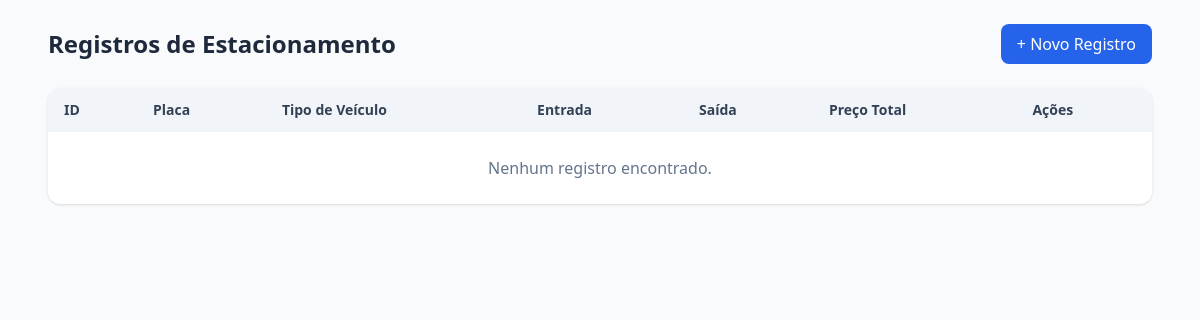
Before: / with the older database file.
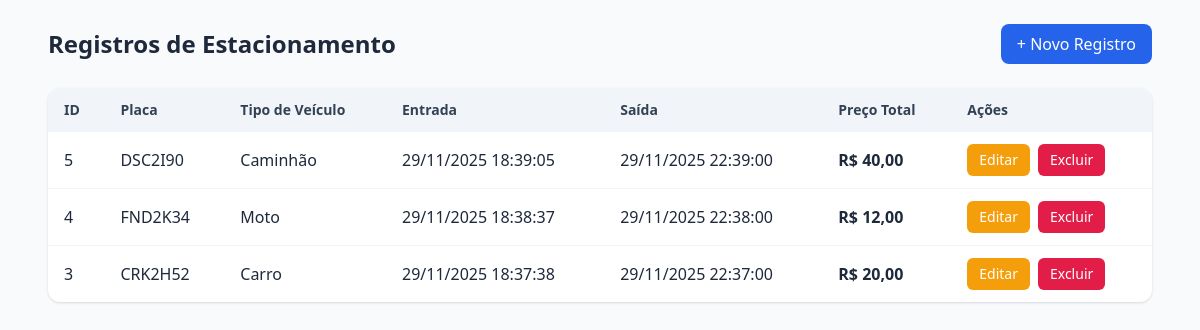
After: the same page with the newer database file.
### tables this page shows
CREATE TABLE parkings (
        id INTEGER PRIMARY KEY AUTOINCREMENT,
        plate TEXT NOT NULL,
        vehicle_type TEXT NOT NULL,
        start_time TEXT NOT NULL,
        end_time TEXT,
        total_price INTEGER
    );

### src/Infra/Database/Connection.php (called while the page is built, shortened)
<?php
class Connection
{
    private static ?PDO $instance = null;
    public static function getInstance(): PDO
    {
        if (self::$instance === null) {
            $rootPath = dirname(__DIR__, 3);
            $dbPath = $rootPath . DIRECTORY_SEPARATOR . 'database.sqlite';
            self::$instance = new PDO('sqlite:' . $dbPath);
            self::$instance->setAttribute(PDO::ATTR_ERRMODE, PDO::ERRMODE_EXCEPTION);
            self::$instance->setAttribute(PDO::ATTR_DEFAULT_FETCH_MODE, PDO::FETCH_ASSOC);
            self::$instance->exec('PRAGMA foreign_keys = ON;');
        }
        return self::$instance;
    }
}

### public/_bootstrap.php (called while the page is built, shortened)
<?php
$repository = new SqliteParkingRepository();

### src/Infra/Repository/SqliteParkingRepository.php (called while the page is built, shortened)
<?php
class SqliteParkingRepository implements ParkingRepository
{
    private PDO $pdo;
    public function __construct()
    {
        $this->pdo = Connection::getInstance();
    }
    public function all(): array
    {
        $stmt = $this->pdo->query("SELECT * FROM parkings ORDER BY end_time DESC, id DESC");
        $allData = $stmt->fetchAll(PDO::FETCH_ASSOC);
        $parkings = [];
        foreach ($allData as $data) {
            $parkings[] = $this->hydrate($data);
        }
        return $parkings;
    }
    private function hydrate(array $data): Parking
    {
        return Parking::restore(
            (int) $data['id'],
            $data['plate'],
            $data['vehicle_type'],
            $data['start_time'],
            $data['end_time'],
            $data['total_price'] !== null ? (int) $data['total_price'] : null
        );
    }
}

### src/Domain/ValueObject/Plate.php (called while the page is built, shortened)
<?php
final class Plate
{
    private string $value;
    public function __construct(string $value)
    {
        $value = strtoupper(preg_replace('/[^a-zA-Z0-9]/', '', $value));
        $this->value = $value;
    }
    private function isValid(string $value): bool
    {
        return preg_match('/^[A-Z]{3}[0-9][A-Z0-9][0-9]{2}$/', $value) === 1;
    }
    public function __toString(): string
    {
        return $this->value;
    }
}

### src/Domain/Entity/Parking.php (called while the page is built, shortened)
<?php
final class Parking
{
    public static function restore(
        int $id,
        string $plate,
        string $vehicleType,
        string $startTime,
        ?string $endTime,
        ?int $priceCents
    ): self {
        return new self(
            $id,
            new Plate($plate),
            VehicleType::from($vehicleType),
            new DateTimeImmutable($startTime),
            $endTime ? new DateTimeImmutable($endTime) : null,
            $priceCents !== null ? new Money($priceCents) : null
        );
    }
    public function getId(): ?int
    {
        return $this->id;
    }
    public function getPlate(): Plate
    {
        return $this->plate;
    }
    public function getVehicleType(): VehicleType
    {
        return $this->vehicleType;
    }
    public function getStartTime(): DateTimeImmutable
    {
        return $this->startTime;
    }
    public function getEndTime(): ?DateTimeImmutable
    {
        return $this->endTime;
    }
    public function getTotalPrice(): ?Money
    {
        return $this->totalPrice;
    }
}

### src/Domain/ValueObject/Money.php (called while the page is built, shortened)
<?php
final class Money
{
    private int $cents;
    public function __construct(int $cents)
    {
        $this->cents = $cents;
    }
    public function getCents(): int
    {
        return $this->cents;
    }
}

### public/index.php (the view, shortened to what this page needs)
<?php
require __DIR__ . '/_bootstrap.php';
$vehicleTypeLabels = [
    'car' => 'Carro',
    'motorcycle' => 'Moto',
    'truck' => 'Caminhão'
];
$parkings = $repository->all();
?>
<!doctype html>
<html lang="pt-br">
<head>
  <script src="https://cdn.tailwindcss.com"></script>
</head>
<body class="bg-slate-50 text-slate-800">
  <div class="max-w-6xl mx-auto p-6">
    <header class="flex items-center justify-between mb-6">
      <h1 class="text-2xl font-bold">Registros de Estacionamento</h1>
      <a href="create.php"
         class="inline-flex items-center gap-2 rounded-lg bg-blue-600 text-white px-4 py-2 hover:bg-blue-700 transition">
        + Novo Registro
      </a>
    </header>
    <div class="bg-white shadow rounded-xl overflow-hidden">
      <div class="overflow-x-auto">
        <table class="w-full text-left">
          <thead class="bg-slate-100 text-slate-700 text-sm">
            <tr>
              <th class="px-4 py-3">ID</th>
              <th class="px-4 py-3">Placa</th>
              <th class="px-4 py-3">Tipo de Veículo</th>
              <th class="px-4 py-3">Entrada</th>
              <th class="px-4 py-3">Saída</th>
              <th class="px-4 py-3">Preço Total</th>
              <th class="px-4 py-3">Ações</th>
            </tr>
          </thead>
          <tbody class="divide-y divide-slate-100">
            <?php if (empty($parkings)): ?>
              <tr>
                <td colspan="7" class="px-4 py-6 text-center text-slate-500">
                  Nenhum registro encontrado.
                </td>
              </tr>
            <?php else: ?>
              <?php foreach ($parkings as $p): ?>
                <tr class="hover:bg-slate-50">
                  <td class="px-4 py-3"><?= $p->getId() ?></td>
                  <td class="px-4 py-3"><?= htmlspecialchars((string)$p->getPlate()) ?></td>
                  <td class="px-4 py-3"><?= htmlspecialchars($vehicleTypeLabels[$p->getVehicleType()->value] ?? $p->getVehicleType()->value) ?></td>
                  <td class="px-4 py-3"><?= htmlspecialchars($p->getStartTime()->format('d/m/Y H:i:s')) ?></td>
                  <td class="px-4 py-3">
                    <?= $p->getEndTime() ? htmlspecialchars($p->getEndTime()->format('d/m/Y H:i:s')) : '-' ?>
                  </td>
                  <td class="px-4 py-3 font-semibold">
                    <?php if ($p->getTotalPrice()): ?>
                      R$ <?= number_format($p->getTotalPrice()->getCents() / 100, 2, ',', '.') ?>
                    <?php else: ?>
                      -
                    <?php endif; ?>
                  </td>
                  <td class="px-4 py-3">
                    <div class="flex items-center gap-2">
                      <a href="edit.php?id=<?= $p->getId() ?>"
                         class="px-3 py-1.5 rounded-md bg-amber-500 text-white text-sm hover:bg-amber-600">Editar</a>
                      <button
                        data-id="<?= $p->getId() ?>"
                        class="btn-delete px-3 py-1.5 rounded-md bg-rose-600 text-white text-sm hover:bg-rose-700">
                        Excluir
                      </button>
                    </div>
                  </td>
                </tr>
              <?php endforeach; ?>
            <?php endif; ?>
          </tbody>
        </table>
      </div>
    </div>
  </div>
</body>
</html>

Changed rows visible on the page:
added parkings: plate "DSC2I90", $p->getTotalPrice()->getCents()/100 "40,00"
added parkings: plate "FND2K34", $p->getTotalPrice()->getCents()/100 "12,00"
added parkings: plate "CRK2H52", $p->getTotalPrice()->getCents()/100 "20,00"
Other visible differences:
new list line: "5 Caminhão 29/11/2025 18:39:05 29/11/2025 22:39:00 R$ Editar Excluir"
new list line: "4 Moto 29/11/2025 18:38:37 29/11/2025 22:38:00 R$ Editar Excluir"
new list line: "3 Carro 29/11/2025 18:37:38 29/11/2025 22:37:00 R$ Editar Excluir"
text no longer shown: "Nenhum registro encontrado."
